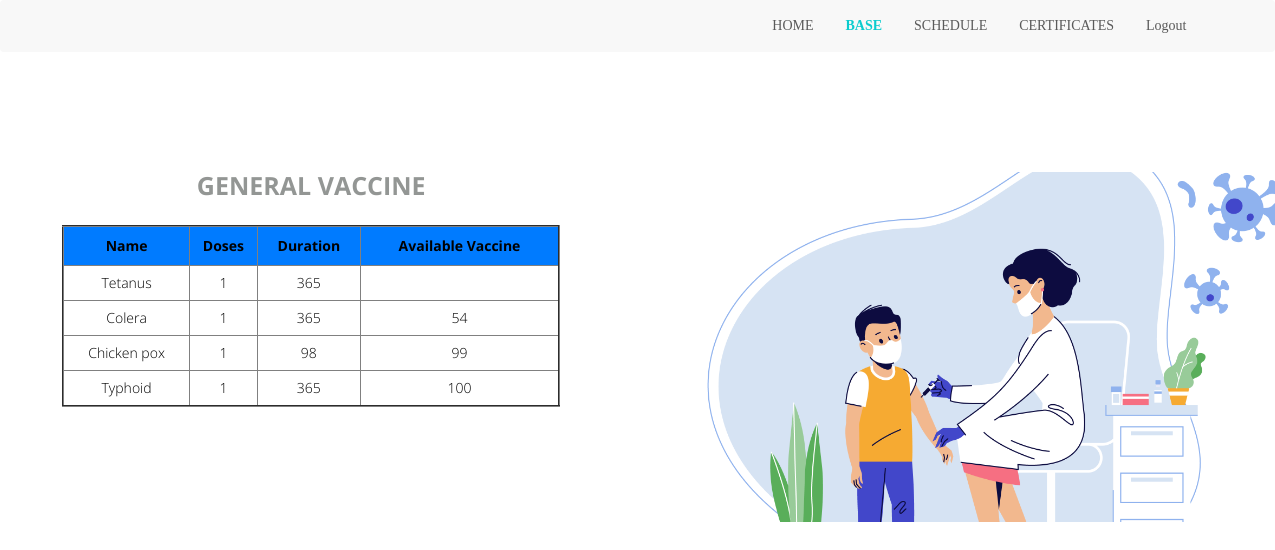
The app's page /base/ with its own data.
### hospital/models.py (models this page shows)
class Multi(models.Model):
    Id = models.AutoField(primary_key=True)
    Name = models.CharField(max_length=250, null=True)
    VaccineNumber = models.CharField(max_length=50)
    Details = models.CharField(max_length=250)
    Duration = models.CharField(max_length=250)
    Number_of_vaccine = models.CharField(max_length=250, null=True)
    def __str__(self):
        return self.Name

### patient/views.py (the view)
# urls.py: path('base/', views.Base, name='base'),
def Base(request):
    b = Multi.objects.all()
    print(b)
    return render(request, 'Base.html', {'rrd': b})

### patient/templates/Base.html (shortened to what this page needs)
<!DOCTYPE html>
<html lang="en">
<head>
    <link rel="stylesheet" type="text/css" href="/static/css/bootstrap.min.css">
    <link rel="stylesheet" type="text/css" href="/static/Fonts/font-awesome-4.7.0/CSS/font-awesome.min.css">
    <link rel="stylesheet" type="text/css" href="/static/Fonts/Linearicons-Free-v1.0.0/icon-font.min.css">
    <link rel="stylesheet" type="text/css" href="/static/vendor/animate/animate.css">
    <link rel="stylesheet" type="text/css" href="/static/vendor/css-hamburgers/hamburgers.min.css">
    <link rel="stylesheet" type="text/css" href="/static/vendor/animsition/CSS/animsition.min.css">
    <link rel="stylesheet" type="text/css" href="/static/vendor/select2/select2.min.css">
    <link rel="stylesheet" type="text/css" href="/static/vendor/daterangepicker/daterangepicker.css">
    <link rel="stylesheet" type="text/css" href="/static/css/log_util.css">
    <link rel="stylesheet" type="text/css" href="/static/css/log.css">
    <link rel="stylesheet" href="/static/fonts/material-icon/css/material-design-iconic-font.min.css">
    <link rel="stylesheet" href="/static/CSS/style.css">
    <link rel="stylesheet" href="/static/CSS/all.css">
</head>
<body>
<section class="header">
    <nav class="navbar navbar-default">
        <div class="container">
            <div class="collapse navbar-collapse" id="bs-example-navbar-collapse-1">
                <ul class="nav navbar-nav navbar-right">
                    <li><a href="/">HOME</a></li>
                    <li class="active"><a href="/base/">BASE</a></li>
                    <li><a href="/book/">SCHEDULE</a></li>
                    <li><a href="/patcertificate/">CERTIFICATES</a></li>
                    <li><a href="/">Logout</a></li>
                </ul>
            </div>
        </div>
    </nav>
</section>
<div class="tab" align="center">
    <form enctype="multipart/form-data">
        <div style="height:100px"></div>
          <div class="row">
        <div class = col-md-6>
        <div ><h3 style="color:#939694; font-size:25px; margin-bottom:25px">GENERAL VACCINE</h3></div>
            <table class="tbl" border="2px" align="center" style="width:80%">
                <tr align="center" style="border-radius:10px; background:#007bff;  height:40px;">
                    <th style="text-align:center">Name</th>
                    <th style="text-align:center">Doses</th>
                    <th style="text-align:center">Duration</th>
                    <th style="text-align:center">Available Vaccine</th>
                </tr>
                {% for i in rrd %}
                <tr align="center">
                    <td style="height:35px">{{i.Name}}</td>
                    <td style="height:35px">{{i.Details}}</td>
                    <td style="height:35px">{{i.Duration}}</td>
                    <td style="height:35px">{{i.Number_of_vaccine}}</td>
                </tr>
                {% endfor %}
            </table>
        </div>
        <div class="col-md-6">
        <figure><img src="/static/Images/kids_vaccine.png" alt="sing up image" style="height:350px;width:650px"></figure>
        </div>
        </div>
    </form>
</div>
</body>
</html>

### hospital/static/css/log.css (style rules this page uses)
* { margin: 0px; padding: 0px; box-sizing: border-box; }
body, html { height: 100%; font-family: Poppins-Regular, sans-serif; }
a { font-family: Poppins-Regular; font-size: 14px; line-height: 1.7; color: #666666; margin: 0px; transition: all 0.4s; -webkit-transition: all 0.4s; -o-transition: all 0.4s; -moz-transition: all 0.4s; }
h1,h2,h3,h4,h5,h6 { margin: 0px; }
ul, li { margin: 0px; list-style-type: none; }

### doctor/static/css/style.css (style rules this page uses)
body { font-family:'Open Sans', Arial, sans-serif; font-size:14px; font-weight:300; line-height:1.6em; color:#656565; }
h1,h2, h3, h4, h5, h6 { font-family:'Open Sans', Arial, sans-serif; font-weight:700; line-height:1.1em; color: #333; margin-bottom: 7px; }
h3 { margin-bottom:15px; }
.container { padding:0 20px 0 20px; position:relative; }
.row,.row-fluid { margin-bottom:30px; }
.navbar-default { border: none; }
.navbar-default .navbar-nav > .active > a, .navbar-default .navbar-nav > .active > a:hover, .navbar-default .navbar-nav > .active > a:focus { background-color: #fff; }
.navbar .nav > li > a { color: #5A5A5A; text-shadow: none; border: 1px solid rgba(255, 255, 255, 0) !important; }
.navbar .nav > .active > a,.navbar .nav > .active > a:hover { background:none; font-weight:700; }
.navbar-default .navbar-nav>.active>a, .navbar-default .navbar-nav>.active>a:hover, .navbar-default .navbar-nav>.active>a:focus { color: #0ACCCE; }
img { width: 100%; }

### hospital/static/css/all.css (style rules this page uses)
body { background-color:#E2DFD2); height:100%; width:100%; }
.tab { background-color:white); color:black; }
.tbl { color:black; """background-color:white; """ }

### records on screen
Multi: Name "Tetanus", Details "1", Duration "365"
Multi: Name "Colera", Details "1", Duration "365", Number_of_vaccine "54"
Multi: Name "Chicken pox", Details "1", Duration "98", Number_of_vaccine "99"
Multi: Name "Typhoid", Details "1", Duration "365", Number_of_vaccine "100"
